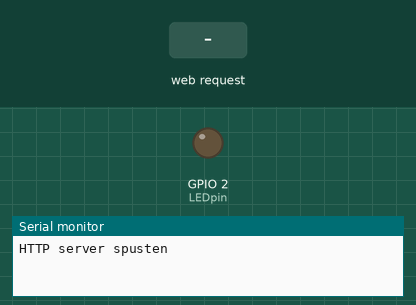
Bench run of a sketch on a simulated ESP32. On the bench: output pins drawn as LEDs (lit = HIGH), the last lines printed to the serial monitor. The test bench sets the inputs (shaded band).

Above: at 1.3 s.
1.4 s: HTTP request GET /led1on received
At 1.8 s:
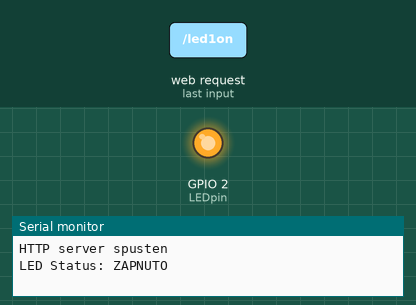
2.9 s: HTTP request GET / received
At 4.2 s:
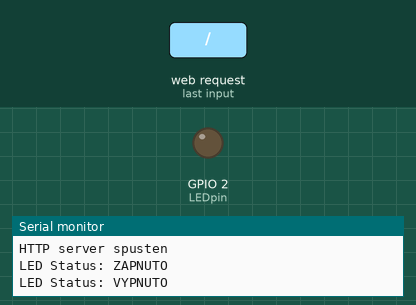
Timing chart, 0 to 5.9 s (numbered marks = the images above; inputs shaded):
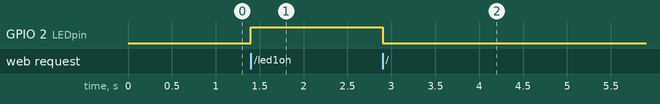

Measured:
- after the input at 1.4 s, GPIO 2 (LEDpin): LOW → HIGH at once
- after the input at 2.9 s, GPIO 2 (LEDpin): HIGH → LOW at once

The sketch:

CV02a-WIFI_AP_LED.v2026.ino
```cpp
/*********
  EKP-CV02a
  ESP32 + interni LED@GPIO2
  Lokalni web server na ESP32 (AP mode)
  zdroj: https://lastminuteengineers.com/creating-esp32-web-server-arduino-ide/
*********/

#include <WiFi.h>      // API pro obsluhu bezdrátového síťového stacku
#include <WebServer.h> // Třída pro instanciaci synchronního HTTP serveru

/* Definice identifikačních údajů pro vlastní bezdrátovou síť (WPA2-PSK) */
const char* ssid = "ESP32";  // ZMENTE NAZEV SITE WIFI !!!
const char* password = "12345678";  // HESLO MIN. 8 ZNAKU

/* Statická konfigurace síťové vrstvy (IPv4) pro režim SoftAP */
IPAddress local_ip(192, 168, 1, 1);     // IP adresa samotného ESP32 v roli brány
IPAddress gateway(192, 168, 1, 1);      // Výchozí brána (v AP režimu odpovídá IP zařízení)
IPAddress subnet(255, 255, 255, 0);     // Maska podsítě (/24)

// Vytvoření instance webového serveru naslouchajícího na portu 80 (TCP)
WebServer server(80);

uint8_t LEDpin = 2; // Hardwarové mapování: interní modrá LED na modulu ESP32
bool LEDstatus = LOW; // Proměnná typu boolean pro udržování aktuálního logického stavu pinu

void setup() {
  // Inicializace sériové linky pro ladicí výpisy (baudrate 115200 bps)
  Serial.begin(115200);

  // Nastavení směru vybraného GPIO pinu na výstup (Push-Pull)
  pinMode(LEDpin, OUTPUT);

  // Inicializace Wi-Fi modulu do režimu Access Point
  WiFi.softAP(ssid, password);
  // Aplikování vlastního adresního plánu, jinak by ESP32 použilo výchozí DHCP pool (typicky 192.168.4.1)
  WiFi.softAPConfig(local_ip, gateway, subnet);

  // Krátká blokující pauza pro stabilizaci síťového rozhraní
  delay(100);

  // Routování (endpointy): Přiřazení callback funkcí pro konkrétní URI a HTTP metody (zde výchozí GET)
  server.on("/", handle_OnConnect);          // Obsluha rootu webu
  server.on("/led1on", handle_led1on);       // Obsluha požadavku pro logickou jedničku
  server.on("/led1off", handle_led1off);     // Obsluha požadavku pro logickou nulu
  server.onNotFound(handle_NotFound);        // Fallback pro neexistující cesty (HTTP 404)

  // Spuštění naslouchání na otevřeném socketu
  server.begin();
  Serial.println("HTTP server spusten");
}

void loop() {
  // Metoda handleClient() obsluhuje frontu příchozích TCP spojení.
  // Protože jde o synchronní server, musí být volána periodicky v neblokující smyčce.
  server.handleClient();

  // Fyzický zápis logické úrovně na pin podle hodnoty stavové proměnné
  if (LEDstatus)
  {
    digitalWrite(LEDpin, HIGH);
  }
  else
  {
    digitalWrite(LEDpin, LOW);
  }
}

// Callback spuštěný při načtení základní URL ("/")
void handle_OnConnect() {
  LEDstatus = LOW; // Výchozí reset stavu při novém připojení klienta
  Serial.println("LED Status: VYPNUTO");
  // Odeslání HTTP hlavičky s kódem 200 OK a vygenerovaného HTML payloadu
  server.send(200, "text/html", SendHTML(false));
}

// Callback spuštěný při požadavku na zapnutí LED
void handle_led1on() {
  LEDstatus = HIGH; // Změna stavu ovlivní chování v další iteraci funkce loop()
  Serial.println("LED Status: ZAPNUTO");
  server.send(200, "text/html", SendHTML(true));
}

// Callback spuštěný při požadavku na vypnutí LED
void handle_led1off() {
  LEDstatus = LOW;
  Serial.println("LED Status: VYPNUTO");
  server.send(200, "text/html", SendHTML(false));
}

// Handler pro zpracování neplatných HTTP požadavků
void handle_NotFound() {
  server.send(404, "text/plain", "Nenalezeno");
}

// Funkce konstruující strukturu HTML dokumentu.
// Využívá dynamickou alokaci objektu String (pro rozsáhlejší projekty je efektivnější ukládat statické HTML do paměti PROGMEM nebo SPIFFS).
String SendHTML(uint8_t ledstat) {
  String ptr = "<!DOCTYPE html> <html>\n";
  // Viewport meta tag pro responsivní chování na mobilních platformách
  ptr += "<head><meta name=\"viewport\" content=\"width=device-width, initial-scale=1.0, user-scalable=no\">\n";
  ptr += "<title>LED Control</title>\n";

  // Vložení kaskádových stylů (CSS) pro definici vizuální prezentace DOM elementů
  ptr += "<style>html { font-family: Helvetica; display: inline-block; margin: 0px auto; text-align: center;}\n";
  ptr += "body{margin-top: 50px;} h1 {color: #444444;margin: 50px auto 30px;} h3 {color: #444444;margin-bottom: 50px;}\n";
  // Stylování pseudo-tlačítek (hypertextových odkazů formátovaných jako bloky)
  ptr += ".button {display: block;width: 80px;background-color: #3498db;border: none;color: white;padding: 13px 30px;text-decoration: none;font-size: 25px;margin: 0px auto 35px;cursor: pointer;border-radius: 4px;}\n";
  ptr += ".button-on {background-color: #3498db;}\n";
  ptr += ".button-on:active {background-color: #2980b9;}\n"; // Vizuální odezva na click event
  ptr += ".button-off {background-color: #34495e;}\n";
  ptr += ".button-off:active {background-color: #2c3e50;}\n";
  ptr += "p {font-size: 14px;color: #888;margin-bottom: 10px;}\n";
  ptr += "</style>\n";
  ptr += "</head>\n";

  ptr += "<body>\n";
  ptr += "<h1>ESP32 Web Server</h1>\n";
  ptr += "<h3>Připojeno v režimu Access Point(AP)</h3>\n";

  // Podmíněné větvení pro injektáž odpovídajícího ovládacího prvku na základě stavové proměnné
  if (ledstat)
  {
    // Pokud je LED zapnutá, renderujeme odkaz směrující na endpoint /led1off
    ptr += "<p>Stav LED: ZAPNUTO</p><a class=\"button button-off\" href=\"/led1off\">OFF</a>\n";
  }
  else
  {
    // Pokud je LED vypnutá, renderujeme odkaz směrující na endpoint /led1on
    ptr += "<p>Stav LED: VYPNUTO</p><a class=\"button button-on\" href=\"/led1on\">ON</a>\n";
  }

  ptr += "</body>\n";
  ptr += "</html>\n";
  return ptr; // Návrat alokovaného řetězce (objektu) pro odeslání klientovi
}
```
